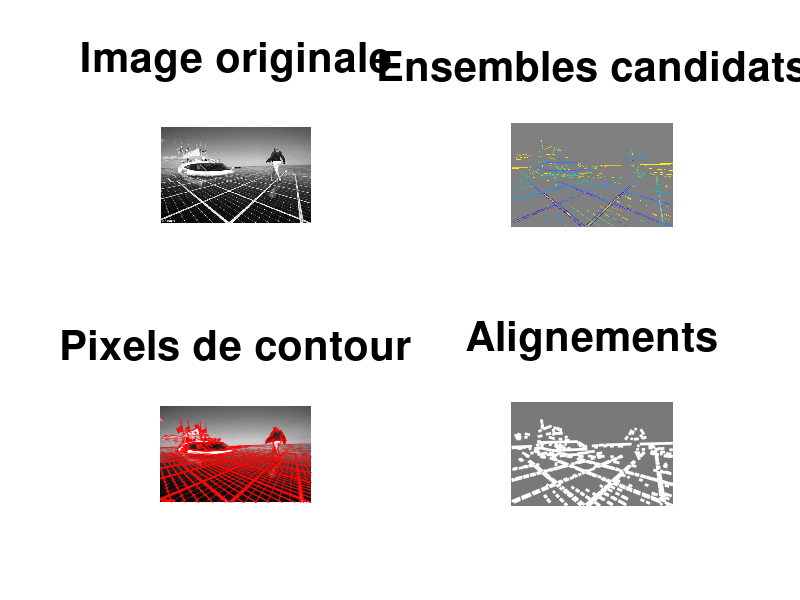

Source code (MATLAB):
clear;
close all;
taille_ecran = get(0,'ScreenSize');
L = taille_ecran(3);
H = taille_ecran(4);

% parametres
alpha = pi / 180 * 12; % Seuil sur l'orientation du gradient (en radians)
cos_alpha = cos( alpha );
Seuil_norme = 2 / sin( alpha ); % Seuil sur la norme du gradient (decoule d'une etude theorique)

% chargement des donnees
%load parquet;
 load bateau;

% Affichage de l'image :
figure('Name','Detection des alignements','Position',[0.2*L,0,0.8*L,H]);
subplot(2,2,1);
imagesc(I);
axis equal;
axis off;
colormap gray;
title('Image originale','FontSize',30);

% Affichage de l'image :
subplot(2,2,3);
imagesc(I);
axis equal;
axis off;
colormap gray;
hold on;

% Gradient du niveau de gris (x vers la droite, y vers le bas) :
I = double(I);
[G_x,G_y] = gradient(I);
G_norme = sqrt(G_x.^2+G_y.^2);

% Selection des pixels de contour :
contour = G_norme>Seuil_norme;

% Pas de pixel de contour sur le bord de l'image => Traitement simplifie !
[ nb_lignes, nb_colonnes ] = size(I);
contour([1 nb_lignes],:) = 0;
contour(:,[1 nb_colonnes]) = 0;

% Tri des pixels de contour :
indices_contour = find(contour);
[~,indices] = sort(G_norme(indices_contour),'descend');
indices_contour = indices_contour(indices);

% Affichage d'une petite fleche sur les pixels de contour :
[i,j] = ind2sub(size(I),indices_contour);
quiver(j,i,G_x(indices_contour),G_y(indices_contour),'r');		% Attention : x = j et y = i
axis equal;
title('Pixels de contour','FontSize',30);
drawnow;

% Affichage des ensembles E (la fonction label2rgb donne a chaque ensemble E une couleur differente) :
subplot(2,2,2);
imagesc(I_resultat);
axis equal;
axis off;
title('Ensembles candidats','FontSize',30);


% Affichage de l'esquisse :
subplot(2,2,4);
imagesc(120*ones(size(I)),[0,255]);
axis equal;
axis off;
title('Alignements','FontSize',30);
hold on;

% Boucle sur les ensembles E :
for k = 1:size(extremites, 3)
		% Affichage du segment :
		line(extremites(1,:,k),extremites(2,:,k),'Color','w','LineWidth',2);
end

save exercice_0;